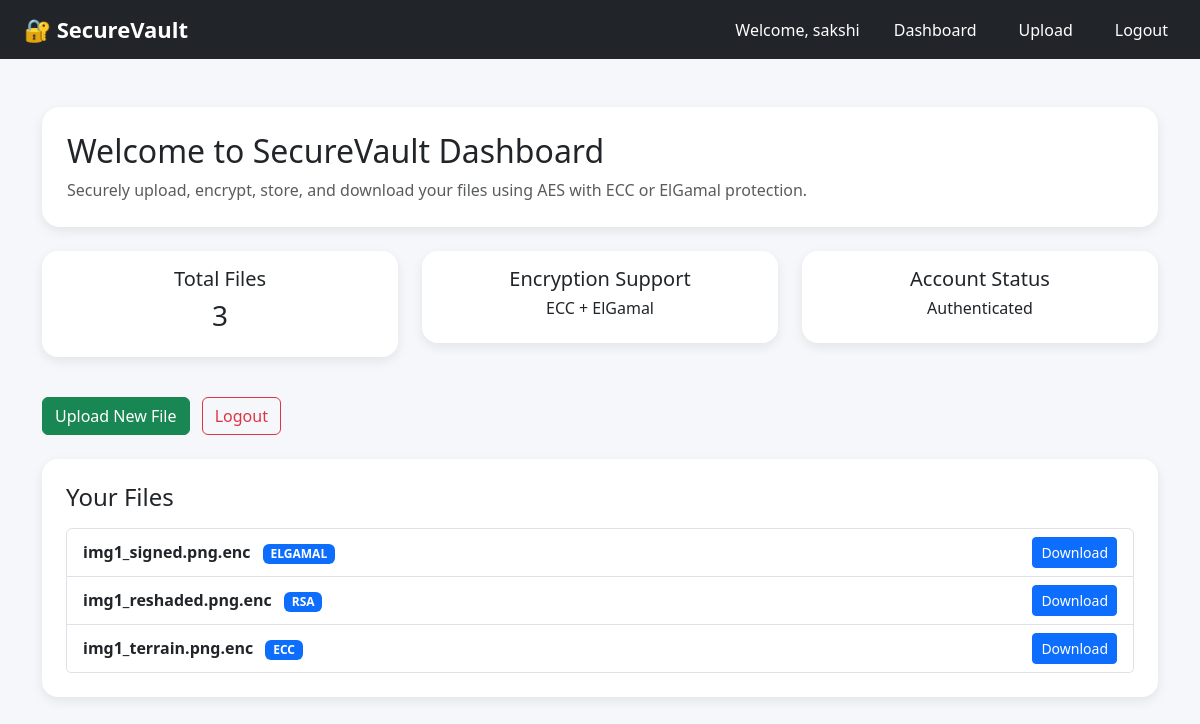
/dashboard (signed in), run on the app's committed database.
### tables this page shows
CREATE TABLE files (
        id INTEGER PRIMARY KEY AUTOINCREMENT,
        username TEXT,
        filename TEXT,
        filepath TEXT,
        file_password BLOB,
        crypto_mode TEXT,
        enc_aes_key BLOB,
        ecc_ephemeral_pub BLOB,
        file_nonce BLOB,
        wrap_nonce BLOB,
        uploaded_at TEXT
    );

### app.py (the view)
@app.route("/dashboard")
def dashboard():
    if "user" not in session:
        debug_log("Unauthorized dashboard access attempt")
        return redirect("/login")
    conn = sqlite3.connect("database.db")
    cursor = conn.cursor()
    cursor.execute(
        "SELECT filename, crypto_mode FROM files WHERE username = ?",
        (session["user"],)
    )
    files = cursor.fetchall()
    conn.close()
    debug_log(f"Dashboard loaded for '{session['user']}'. Total files: {len(files)}")
    return render_template("dashboard.html", files=files)

### app.py (called while the page is built)
def debug_log(message):
    print(f"[DEBUG] {message}")

### templates/dashboard.html
{% extends "base.html" %}
{% block content %}
<div class="hero-box mb-4">
    <h2 class="mb-2">Welcome to SecureVault Dashboard</h2>
    <p class="text-muted mb-0">
        Securely upload, encrypt, store, and download your files using AES with ECC or ElGamal protection.
    </p>
</div>
<div class="row mb-4">
    <div class="col-md-4 mb-3">
        <div class="card p-3 text-center">
            <h5>Total Files</h5>
            <h3>{{ files|length }}</h3>
        </div>
    </div>
    <div class="col-md-4 mb-3">
        <div class="card p-3 text-center">
            <h5>Encryption Support</h5>
            <h6>ECC + ElGamal</h6>
        </div>
    </div>
    <div class="col-md-4 mb-3">
        <div class="card p-3 text-center">
            <h5>Account Status</h5>
            <h6>Authenticated</h6>
        </div>
    </div>
</div>
<div class="mb-4">
    <a href="/upload" class="btn btn-success me-2">Upload New File</a>
    <a href="/logout" class="btn btn-outline-danger">Logout</a>
</div>
<div class="card p-4">
    <h4 class="mb-3">Your Files</h4>
    {% if files|length == 0 %}
        <div class="alert alert-info mb-0">
            No files uploaded yet. Click <strong>Upload New File</strong> to add your first secure file.
        </div>
    {% else %}
        <ul class="list-group">
            {% for file in files %}
                <li class="list-group-item d-flex justify-content-between align-items-center">
                    <div>
                        <strong>{{ file[0] }}</strong>
                        <span class="badge bg-primary ms-2">{{ file[1] }}</span>
                    </div>
                    <a href="/download/{{ file[0] }}" class="btn btn-primary btn-sm">
                        Download
                    </a>
                </li>
            {% endfor %}
        </ul>
    {% endif %}
</div>
{% endblock %}

### templates/base.html (style rules this page uses)
body { background-color: #f5f7fb; }
.card { border-radius: 16px; box-shadow: 0 4px 12px rgba(0,0,0,0.08); border: none; }
.hero-box { background: white; padding: 25px; border-radius: 18px; box-shadow: 0 4px 12px rgba(0,0,0,0.08); }

### data on the page
files: filename "img1_signed.png.enc", crypto_mode "ELGAMAL"
files: filename "img1_reshaded.png.enc", crypto_mode "RSA"
files: filename "img1_terrain.png.enc", crypto_mode "ECC"

### other printed values
{{ session["user"] }} "sakshi"
{{ files|length }} "3"
